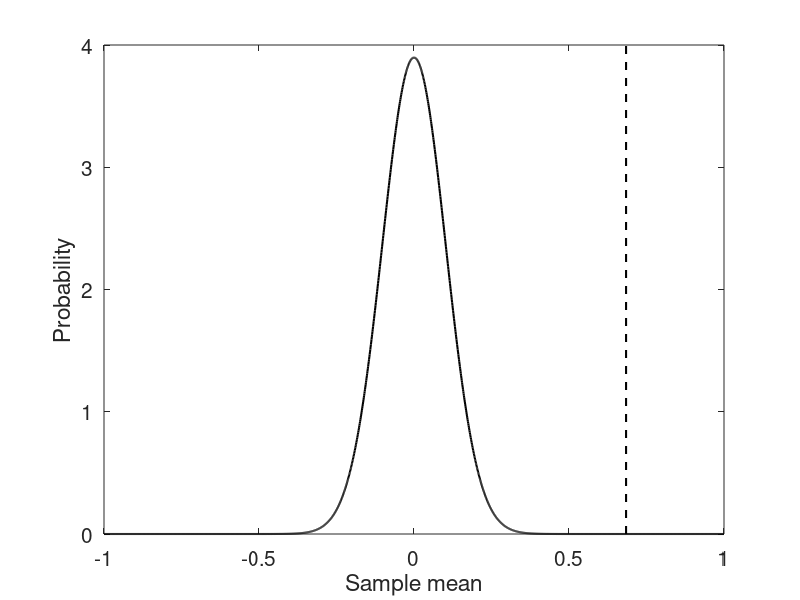
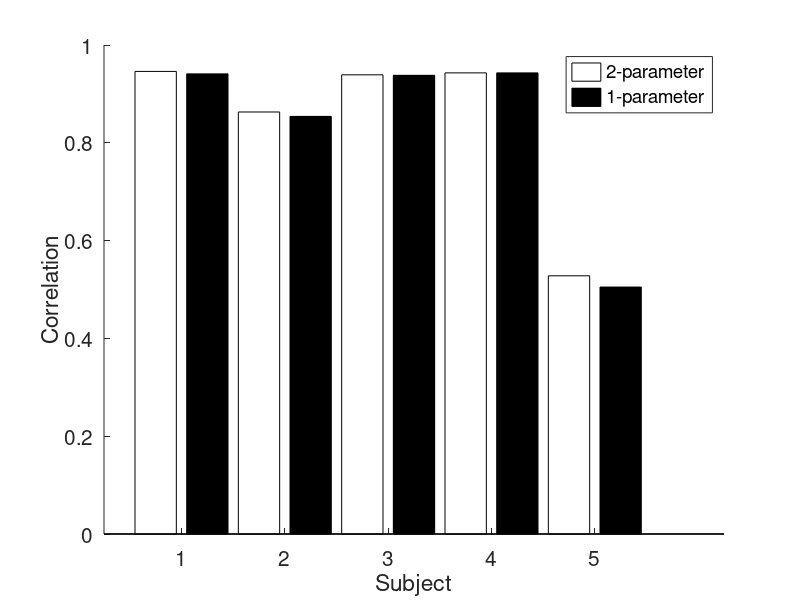
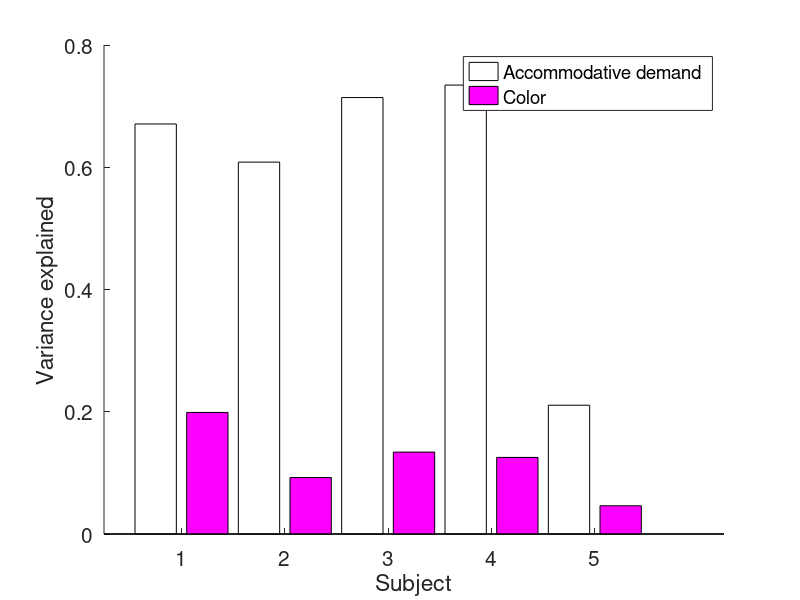
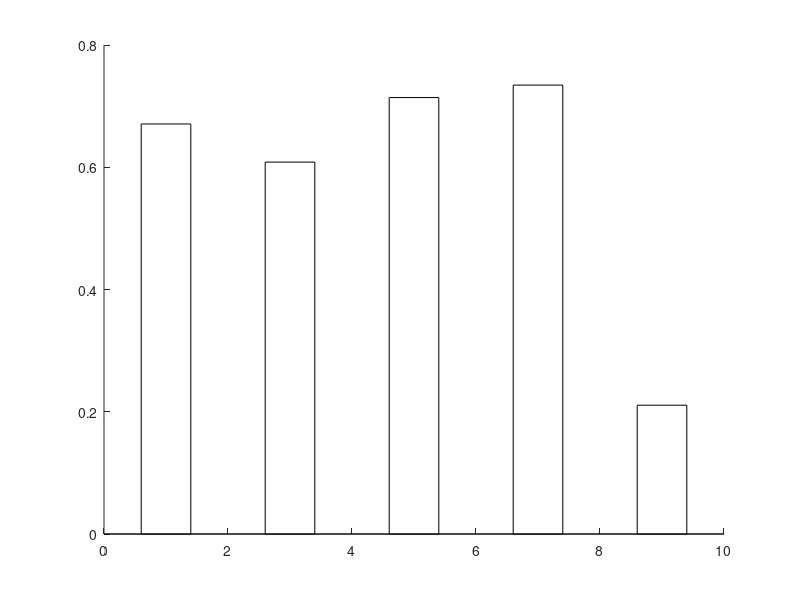

Write the MATLAB code that produced these figures, in order. (Note: this script raises an error after producing the figures.)
%% ACTUAL POWER ANALYSIS

weightsR = [0.7125 0.1385 0.2997 0.2011 0.2584 0.2179 0.2376 0.2932];
weightsB = [-0.5044 -0.2884 -0.6663 -0.1809 -0.3804 -0.1181 -0.4334 -0.5439];
addVarExplClr = weightsR-weightsB;

%% JUST CHECKING EXPRESSION FOR STD ERROR OF THE MEAN

for i = 1:10000
    smpAddVar = randsample(addVarExplClr,8,true);
    muSmpAddVar(i) = mean(smpAddVar);
end

xSupport = -1:0.001:1;
pMu = normpdf(xSupport,0,std(muSmpAddVar));

figure;
plot(xSupport,pMu,'k','LineWidth',1.5); hold on;
plot(mean(muSmpAddVar).*[1 1],ylim,'k--','LineWidth',1.5);
set(gca,'FontSize',15);
xlabel('Sample mean'); ylabel('Probability');

%% COMPARE TWO-PARAMETER VS ONE-PARAMETER COLOR MODELS

twoParamR2 = [0.946 0.863 0.939 0.943 0.528];

oneParamR2 = [0.941 0.854 0.938 0.943 0.505];

figure;
hold on;
bar([1 3 5 7 9],twoParamR2,0.4,'FaceColor','w');
bar([2 4 6 8 10],oneParamR2,0.4,'FaceColor','k');
set(gca,'FontSize',15);
xlabel('Subject'); ylabel('Correlation');
set(gca,'XTick',[1.5 3.5 5.5 7.5 9.5]);
set(gca,'XTickLabel',{'1' '2' '3' '4' '5'});
legend({'2-parameter' '1-parameter'});

%%

varColor = [0.1989 0.0924 0.1340 0.1253 0.0462];

varAccStim = [0.6708 0.6084 0.7140 0.7344 0.2107];

figure;
hold on;
bar([1 3 5 7 9],varAccStim,0.4,'FaceColor','w');
bar([2 4 6 8 10],varColor,0.4,'FaceColor','m');
set(gca,'FontSize',15);
xlabel('Subject'); ylabel('Variance explained');
set(gca,'XTick',[1.5 3.5 5.5 7.5 9.5]);
set(gca,'XTickLabel',{'1' '2' '3' '4' '5'});
legend({'Accommodative demand' 'Color'});

%%

varColor = [0.1989 0.0924 0.1340 0.1253 0.0462];

varAccStim = [0.6708 0.6084 0.7140 0.7344 0.2107];

figure;
hold on;
bar([1 3 5 7 9],varAccStim,0.4,'FaceColor','w');
bar([2 4 6 8 10],addVarExplClr,0.4,'FaceColor','m');
set(gca,'FontSize',15);
xlabel('Subject'); ylabel('Variance explained');
set(gca,'XTick',[1.5 3.5 5.5 7.5 9.5]);
set(gca,'XTickLabel',{'1' '2' '3' '4' '5'});
legend({'Accommodative demand' 'Color'});

%% COMPARE WEIGHTING MODEL AND SWITCHING MODEL

% weightingModelRho = [0.946 0.863 0.939 0.943 0.528 0.971 0.853];
% switchingModelRho = [0.901 0.799 0.905 0.925 0.51  0.943 0.835];
% 
% 
% figure;
% hold on;
% bar([1 3 5 7 9 11 13],weightingModelRho.^2,0.4,'FaceColor','w');
% bar([2 4 6 8 10 12 14],switchingModelRho.^2,0.4,'FaceColor','k');
% set(gca,'FontSize',15);
% xlabel('Subject'); ylabel('Variance Explained');
% set(gca,'XTick',[1.5 3.5 5.5 7.5 9.5 11.5 13.5]);
% set(gca,'XTickLabel',{'1' '2' '3' '4' '5' '6' '7'});
% legend({'Weighting' 'Switching'});

sn = [18 23 24 26 27 29 32 33];
rhoSwitchAll = [];
rhoFullAll = [];
rhoNoColorAll = [];
weightsRBSall = [];
rhoColorAll = [];
rhoColorSwitchAll = [];
dAll = [];
aicSwitchAll = [];
aicLinAll = [];
aicNoColorAll = [];
weightsRBSciAll = [];

% for i = 1:length(sn)
%     [d, wS, rbThreshold, rhoSwitch, rhoColorSwitch, aicSwitch] = ARCnlz_linearSwitching(sn(i),false);
%     rhoSwitchAll(i) = rhoSwitch;
%     rhoColorSwitchAll(i) = rhoColorSwitch;
%     dAll(i) = d;
%     aicSwitchAll(i) = aicSwitch;
%     display(['Done with subject ' num2str(i)]);
% end

for i = 1:length(sn)
    [weightsRBS1_x, weightsRBS1_y, rhoFull, rhoNoColor, rhoColor, aicLin, aicNoColor, weightsRBSci] = ARCnlz_linearModelnobias(sn(i),false,1000,0);
    rhoFullAll(i) = rhoFull;
    rhoNoColorAll(i) = rhoNoColor;
    weightsRBSall(i,:) = weightsRBS1_x;
    rhoColorAll(i) = rhoColor;
    aicLinAll(i) = aicLin;
    aicNoColorAll(i) = aicNoColor;
    weightsRBSciAll(:,:,i) = weightsRBSci;
    display(['Done with subject ' num2str(i)]);
end

%% PLOT WEIGHTS

figure;
% set(gcf,'Position',[262 314 1239 594]);
for i = 1:size(weightsRBSall,1)
    weightsRBSciTmp = squeeze(weightsRBSciAll(:,:,i));
    hold on;
    bar((3*(i-1)+1),weightsRBSall(i,1),'FaceColor','r');
    plot((3*(i-1)+1).*[1 1],[weightsRBSciTmp(1,1) weightsRBSciTmp(2,1)],'k-');
    bar((3*(i-1)+2),weightsRBSall(i,2),'FaceColor','b');
    plot((3*(i-1)+2).*[1 1],[weightsRBSciTmp(1,2) weightsRBSciTmp(2,2)],'k-');
%     bar(3,weightsRBSall(i,3),'FaceColor','k');
%     plot([3 3],[weightsRBSciTmp(1,3) weightsRBSciTmp(2,3)],'k-');
    set(gca,'XTick',[1.5 4.5 7.5 10.5 13.5 16.5 19.5 22.5]);
    set(gca,'XTickLabel',{'S1' 'S2' 'S3' 'S4' 'S5' 'S6' 'S7' 'S8'});
    set(gca,'FontSize',20);
    ylim(1.*[-1 1]);
    xlabel('Subject #');
    ylabel('Weight');
end

figure;
% set(gcf,'Position',[262 314 1239 594]);
for i = 1:size(weightsRBSall,1)
    weightsRBSciTmp = squeeze(weightsRBSciAll(:,:,i));
    hold on;
    bar(i,weightsRBSall(i,3),'FaceColor','w','LineWidth',1);
    plot(i.*[1 1],[weightsRBSciTmp(1,3) weightsRBSciTmp(2,3)],'k-');
    set(gca,'XTick',[1:8]);
    set(gca,'XTickLabel',{'S1' 'S2' 'S3' 'S4' 'S5' 'S6' 'S7' 'S8'});
    set(gca,'FontSize',20);
    ylim(1.*[0 1.15]);
    xlabel('Subject #');
    ylabel('Weight');
end

% Rscale = [1 1 1 1 1];
% figure;
% set(gca,'FontSize',15);
% hold on;
% plot([0 0.3],[0 1],'k--');
% for i = 1:length(dAll)
%     plot(dAll(i),Rscale(i)*weightsRBSall(i,1)-weightsRBSall(i,2),'ko','MarkerSize',10,'MarkerFaceColor','w');
%     text(dAll(i)+0.05,Rscale(i)*weightsRBSall(i,1)-weightsRBSall(i,2),['S' num2str(i)]);
% end
% axis square;
% xlabel('d'); ylabel('w_R - w_B');
% xlim([0 1.1]); ylim([0 1.1]);

%% PLOT VARIANCE EXPLAINED COMPARISONS

figure;
hold on;
bar([1 4 7 10 13 16 19 22],rhoFullAll.^2,0.3,'FaceColor','w');
% bar([2 5 8 11 14],rhoSwitchAll.^2,0.3,'FaceColor',[0.5 0.5 0.5]);
bar([2 5 8 11 14 17 20 23],rhoNoColorAll.^2,0.3,'FaceColor','k');
set(gca,'FontSize',15);
xlabel('Subject'); ylabel('Proportion Variance Explained');
set(gca,'XTick',[1.5 4.5 7.5 10.5 13.5 16.5 19.5 22.5]);
set(gca,'XTickLabel',{'1' '2' '3' '4' '5' '6' '7' '8'});
legend({'Weighting' 'No color'});

figure;
hold on;
bar([1 4 7 10 13 16 19 22],aicLinAll,0.3,'FaceColor','w');
% bar([2 5 8 11 14],aicSwitchAll,0.3,'FaceColor',[0.5 0.5 0.5]);
bar([2 5 8 11 14 17 20 23],aicNoColorAll,0.3,'FaceColor','k');
set(gca,'FontSize',15);
xlabel('Subject'); ylabel('AIC');
set(gca,'XTick',[1.5 4.5 7.5 10.5 13.5 16.5 19.5 22.5]);
set(gca,'XTickLabel',{'1' '2' '3' '4' '5' '6' '7' '8'});
legend({'Weighting' 'No color'});

%% PLOT VARIANCE EXPLAINED BY COLOR COMPARISONS

figure;
hold on;
bar([1 3 5 7 9 11],rhoColorAll.^2,0.4,'FaceColor','m');
bar([2 4 6 8 10 12],rhoColorSwitchAll.^2,0.4,'FaceColor',[0.5 0 0.5]);
set(gca,'FontSize',15);
xlabel('Subject'); ylabel('Variance Explained');
set(gca,'XTick',[1.5 3.5 5.5 7.5 9.5 11.5]);
set(gca,'XTickLabel',{'1' '2' '3' '4' '5' '6'});
legend({'Weighting' 'Switching'});

%% COMPARE WEIGHTS

redWeights = [0.7076 0.1043 0.3660 0.4499 0.2045 0.4052 0.2148];
blueWeights = [-0.2690 -0.4902 -0.2788 -0.3552 -0.0726 -0.2039 -0.1898];

%% COMPARE WITH AND WITHOUT BIAS TERM

sn = [17 11 16 19 21 23 24 25];
rhoFullAllnobias = [];
rhoFullBias = [];

for i = 1:length(sn)
    [weightsRBS1_xNoBias, weightsRBS1_yNoBias, rhoFull, rhoNoColor, rhoColor] = ARCnlz_linearModelnobias(sn(i),false);
    rhoFullAllnobias(i) = rhoFull;
    display(['Done with subject ' num2str(i)]);
end

for i = 1:length(sn)
    [weightsRBS1_x, weightsRBS1_y, rhoFull, rhoNoColor, rhoColor] = ARCnlz_linearModel(sn(i),false);
    rhoFullAllBias(i) = rhoFull;
    display(['Done with subject ' num2str(i)]);
end

%% PLOT VARIANCE EXPLAINED WITH AND WITHOUT BIAS TERM

figure;
hold on;
bar([1 3 5 7 9 11 13 15],rhoFullAllBias.^2,0.4,'FaceColor','k');
bar([2 4 6 8 10 12 14 16],rhoFullAllnobias.^2,0.4,'FaceColor','w');
set(gca,'FontSize',15);
xlabel('Subject'); ylabel('Variance Explained');
set(gca,'XTick',[1.5 3.5 5.5 7.5 9.5 11.5 13.5 15.5]);
set(gca,'XTickLabel',{'1' '2' '3' '4' '5' '6' '7' '8'});
legend({'With bias' 'No bias'});

%% COMPARE 3-PARAMETER AND 2-PARAMETER MODELS

sn = [18 23 24 26 27];
rhoFullAll = [];
rhoNoColorAll = [];
weightsRBSall = [];
rhoColorAll = [];

for i = 1:length(sn)
    [weightsRBS1_x, weightsRBS1_y, rhoFull, rhoNoColor, rhoColor] = ARCnlz_linearModelnobias(sn(i),false,1000);
    rhoFullAll(i) = rhoFull;
    rhoNoColorAll(i) = rhoNoColor;
    weightsRBSall(i,:) = weightsRBS1_x;
    rhoColorAll(i) = rhoColor;
    display(['Done with subject ' num2str(i)]);
end

save('/home/ben/Documents/ARchroma/params2paramModel','rhoFullAll','rhoNoColorAll','weightsRBSall');

%% COMPARE PARAMETERS FROM ALL TRIALS VS RANDOM ONLY TRIALS

load('/Users/benchin/Documents/ARchroma/cache/paramsAll.mat');
rhoFullAllAll = rhoFullAll;
weightsRBSallAll = weightsRBSall;
load('/Users/benchin/Documents/ARchroma/cache/paramsRandom.mat');
rhoFullAllRandom = rhoFullAll;
weightsRBSallRandom = weightsRBSall;

figure;
set(gcf,'Position',[318 247 1135 708]);
subplot(2,2,1);
set(gca,'FontSize',15);
hold on;
plot(rhoFullAllAll,rhoFullAllRandom,'ko','MarkerSize',10);
plot([0 1],[0 1],'k--');
xlabel('All trials'); ylabel('Random trials only'); title('Correlation');
axis square;
subplot(2,2,2);
set(gca,'FontSize',15);
hold on;
plot(weightsRBSallAll(:,3),weightsRBSallRandom(:,3),'ko','MarkerSize',10);
plot([0 1],[0 1],'k--');
xlabel('All trials'); ylabel('Random trials only'); title('Gain');
axis square;
subplot(2,2,3);
set(gca,'FontSize',15);
hold on;
plot([0 1],[0 1],'k--');
plot(weightsRBSallAll(:,1),weightsRBSallRandom(:,1),'ro','MarkerSize',10,'MarkerFaceColor','w');
xlabel('All trials'); ylabel('Random trials only'); title('Red weight');
axis square;
subplot(2,2,4);
set(gca,'FontSize',15);
hold on;
plot([-1 0],[-1 0],'k--');
plot(weightsRBSallAll(:,2),weightsRBSallRandom(:,2),'bo','MarkerSize',10,'MarkerFaceColor','w');
xlabel('All trials'); ylabel('Random trials only'); title('Blue weight');
axis square;

%% COMPARE 3-PARAMETER MODEL WITH 2-PARAMETER MODEL

load('/home/ben/Documents/ARchroma/params3paramModel.mat');
rhoFullAll3param = rhoFullAll;
weightsRBSall3param = weightsRBSall;
rhoNoColorAll3param = rhoNoColorAll;
load('/home/ben/Documents/ARchroma/params2paramModel.mat');
rhoFullAll2param = rhoFullAll;
weightsRBSall2param = weightsRBSall;
rhoNoColorAll2param = rhoNoColorAll;

figure;
hold on;
bar([1 4 7 10 13],rhoFullAll3param.^2,0.3,'FaceColor','w');
bar([2 5 8 11 14],rhoFullAll2param.^2,0.3,'FaceColor',[0.7 0.7 0.7]);
bar([3 6 9 12 15],rhoNoColorAll2param.^2,0.3,'FaceColor',[0 0 0]);
set(gca,'FontSize',15);
xlabel('Subject'); ylabel('Variance explained');
set(gca,'XTick',[2 5 8 11 14]);
set(gca,'XTickLabel',{'1' '2' '3' '4' '5'});
legend({'3-parameter' '2-parameter' 'No color'});

figure;
set(gcf,'Position',[251 387 1120 420]);
set(gca,'FontSize',15);
subplot(1,2,1);
hold on;
plot(weightsRBSall2param(:,1),weightsRBSall3param(:,1),'ro','MarkerSize',10);
plot([0 1],[0 1],'k--');
xlabel('2-param ratio'); ylabel('3-param w_R');
axis square;
subplot(1,2,2);
hold on;
plot(weightsRBSall2param(:,1),weightsRBSall3param(:,2),'bo','MarkerSize',10);
plot([-0.1 1],[0.1 -1],'k--');
xlabel('2-param ratio'); ylabel('3-param w_B');
axis square;

figure;
hold on;
bar([1 3 5 7 9 11 13 15],rhoFullAll2param.^2,0.4,'FaceColor','w');
bar([2 4 6 8 10 12 14 16],rhoNoColorAll2param.^2,0.4,'FaceColor','k');
set(gca,'FontSize',15);
xlabel('Subject'); ylabel('Variance explained');
set(gca,'XTick',[1.5 3.5 5.5 7.5 9.5 11.5 13.5 15.5]);
set(gca,'XTickLabel',{'1' '2' '3' '4' '5' '6' '7' '8'});
legend({'With color' 'No color'});

figure;
bar(1:8,rhoFullAll2param.^2 - rhoNoColorAll2param.^2,0.4,'FaceColor','w');
set(gca,'FontSize',15);
xlabel('Subject'); ylabel('Variance explained due to color');
set(gca,'XTick',1:9);
set(gca,'XTickLabel',{'1' '2' '3' '4' '5' '6' '7' '8'});
